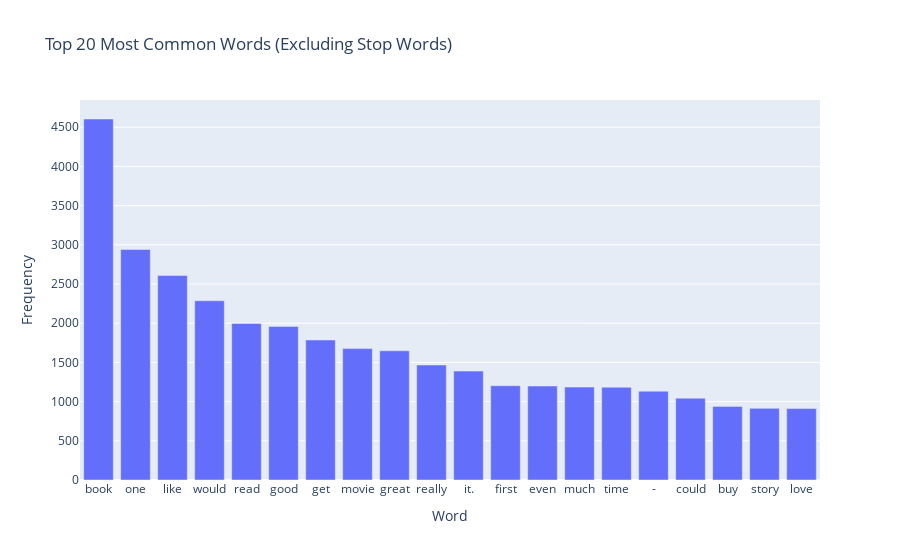

The notebook cell this image was saved under:
### Code cell
from collections import Counter

# Sample data
words = ' '.join(df['review']).split()

# Get English stop words
stop_words = set(stopwords.words('english'))

# Remove stop words from the list of words
filtered_words = [word for word in words if word.lower() not in stop_words]

# Count the frequency of each word after removing stop words
filtered_word_counts = Counter(filtered_words)
common_filtered_words = dict(filtered_word_counts.most_common(20))

# Create an interactive bar plot
fig = px.bar(x=list(common_filtered_words.keys()), y=list(common_filtered_words.values()),
             title='Top 20 Most Common Words (Excluding Stop Words)',
             labels={'x': 'Word', 'y': 'Frequency'})
fig.show()

### Figure 1 — Plotly figure (JSON) as saved in the notebook; plotly's stock layout.template omitted (floating-point values rounded to 4 significant figures)
{"data": [{"alignmentgroup": "True", "hovertemplate": "Word=%{x}<br>Frequency=%{y}<extra></extra>", "legendgroup": "", "marker": {"color": "#636efa", "pattern": {"shape": ""}}, "name": "", "offsetgroup": "", "orientation": "v", "showlegend": false, "textposition": "auto", "type": "bar", "x": ["book", "one", "like", "would", "read", "good", "get", "movie", "great", "really", "it.", "first", "even", "much", "time", "-", "could", "buy", "story", "love"], "xaxis": "x", "y": [4605, 2940, 2608, 2287, 1997, 1959, 1786, 1676, 1648, 1467, 1389, 1203, 1199, 1185, 1183, 1133, 1044, 939, 914, 911], "yaxis": "y"}], "layout": {"barmode": "relative", "legend": {"tracegroupgap": 0}, "title": {"text": "Top 20 Most Common Words (Excluding Stop Words)"}, "xaxis": {"anchor": "y", "domain": [0, 1], "title": {"text": "Word"}}, "yaxis": {"anchor": "x", "domain": [0, 1], "title": {"text": "Frequency"}}}}
